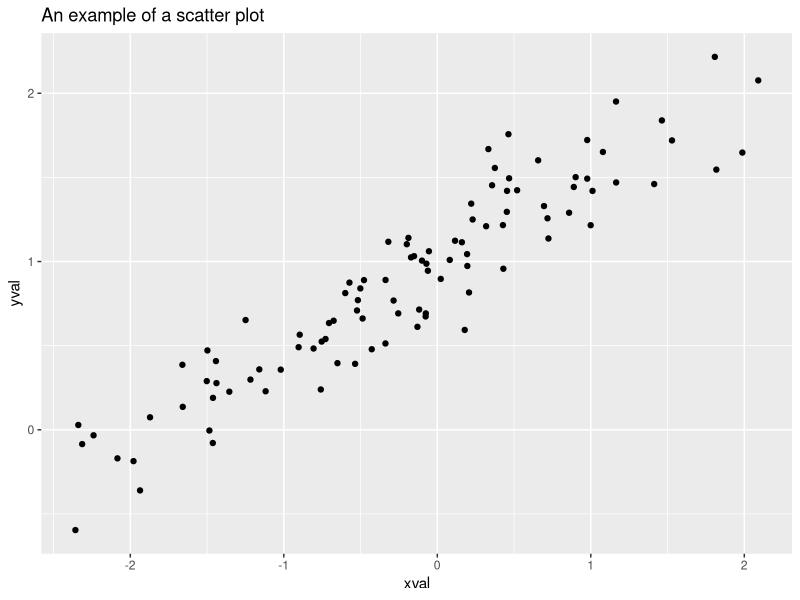

The R source for this figure:
## ---- chunk 1
knitr::opts_chunk$set(echo = TRUE)
library(tidyverse)
## ---- chunk 2
dat <- tibble(xval=rnorm(100),yval=1+0.5*xval+0.2*rnorm(100))
ggplot(data=dat, mapping=aes(x=xval,y=yval)) +
    geom_point() + ggtitle("An example of a scatter plot")
